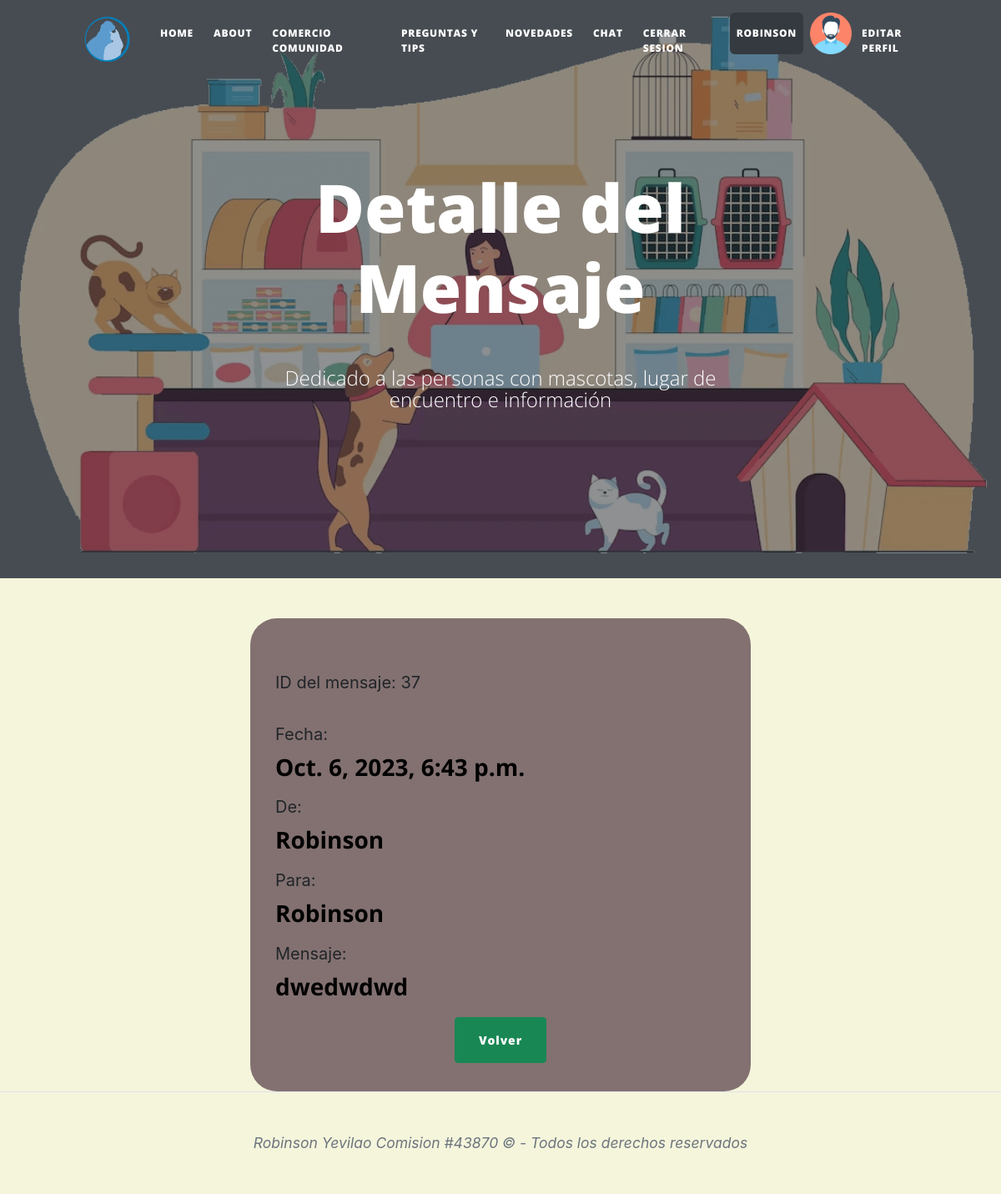
The page /AppMensajes/verchat/37/ (signed in) on the database its author committed.
### AppMensajes/models.py (models this page shows, shortened)
class Mensaje(models.Model):
    enviado = models.ForeignKey(User, on_delete=models.CASCADE, related_name="mensajes_enviados")
    recibido = models.ForeignKey(User, on_delete=models.CASCADE, related_name="mensajes_recibidos")
    contenido = models.CharField(max_length=200)
    fechaenvio = models.DateTimeField(auto_now_add=True)

### AppMensajes/views.py (the view)
# urls.py: path('verchat/<int:id>/', visualm, name="vmensaje"),
@login_required
def visualm(request, id):
    avatar = obtenerAvatar(request)
    vm = Mensaje.objects.get(id=id)
    if request.method == 'POST' and vm:
        return redirect( 'chat' )
    else:
        return render(request, 'AppMensajes/verchat.html', {'vm': vm, 'avatar': obtenerAvatar(request)})

### AppLogin/views.py (called while the page is built)
def obtenerAvatar(request):
    avatares = Avatar.objects.filter(user=request.user.id)
    if len(avatares) != 0:
        return avatares[0].imagen.url
    else:
        return f"{settings.MEDIA_URL}avatars/avatarpordefecto.png"

### AppMensajes/Templates/AppMensajes/verchat.html (shortened to what this page needs)
{% extends 'AppComunidad/padrecomunidad.html' %}
{% load static %}
{% block titulo %} Detalle del Mensaje {% endblock %}
{% block contenido_comunidad %}
<div class="formulario-container">
    <form method="post">
        <div class="col-40 justify-content-start">
            <p>ID del mensaje: {{ vm.id }}</p>
            <div class="form-group">
                <label for="fecha">Fecha:</label>
                <p id="fecha" class="font-weight-bold h3 text-black">{{ vm.fechaenvio }}</p>
            </div>
            <div class="form-group">
                <label for="enviado">De:</label>
                <p id="enviado" class="font-weight-bold h3 text-black">{{ vm.enviado }}</p>
            </div>
            <div class="form-group">
                <label for="enviado">Para:</label>
                <p id="enviado" class="font-weight-bold h3 text-black">{{ vm.recibido }}</p>
            </div>
            <div class="form-group">
                <label for="contenido">Mensaje:</label>
                <p id="contenido" class="font-weight-bold h3 text-black">{{ vm.contenido }}</p>
            </div>
        </div>
        <div class="container text-center">
            <a href="{% url 'chat' %}"><button class="btn btn-success m-1 sm-1">Volver</button></a>
        </div>
    </form>
</div>
{% endblock %}

### AppComunidad/Templates/AppComunidad/padrecomunidad.html (shortened to what this page needs)
<!DOCTYPE html>
<html lang="en">
    <head>
        {% load static %}
        <link rel="stylesheet" href="https://maxcdn.bootstrapcdn.com/bootstrap/4.5.2/css/bootstrap.min.css">
        <link rel="stylesheet" href="https://cdnjs.cloudflare.com/ajax/libs/twitter-bootstrap/4.1.3/css/bootstrap.min.css">
        <link rel="stylesheet" href="https://cdnjs.cloudflare.com/ajax/libs/ionicons/2.0.1/css/ionicons.min.css">
        <link href="{% static 'AppComunidad/css/styles.css' %}" rel="stylesheet" />
    </head>
    <body style="display: flex; flex-direction: column; min-height: 100vh;">
        <nav class="navbar navbar-expand-lg navbar-light" id="mainNav">
            <div class="container px-4 px-lg-5">
                <a class="navbar-brand" href="http://127.0.0.1:8000/admin">
                    {% if user.is_authenticated %}
                    <a class="navbar-brand" href="http://127.0.0.1:8000/admin">
                        <img src="{% static 'AppComunidad/assets/img/logohome.png' %}" alt="Ir al Panel de Administración" width="70rem" height="auto">
                    </a>
                    {% endif %}
                <div class="collapse navbar-collapse" id="navbarResponsive">
                    <ul class="navbar-nav ms-auto py-4 py-lg-0">
                        {% if user.is_authenticated %}
                        <li class="nav-item"><a class="nav-link px-lg-2 py-2 py-lg-3 mx-1 btn-outline-info rounded" href="{% url 'inicioComunidad' %}"> Home </a></li>
                        <li class="nav-item"><a class="nav-link px-lg-2 py-2 py-lg-3 mx-1 btn-outline-info rounded" href="{% url 'aboutme' %}"> About </a></li>
                        <li class="nav-item"><a class="nav-link px-lg-2 py-2 py-lg-3 mx-1 btn-outline-info rounded" href="{% url 'contenidohome' %}"> Comercio Comunidad </a></li>
                        <li class="nav-item"><a class="nav-link px-lg-2 py-2 py-lg-3 mx-1 btn-outline-info rounded" href="{% url 'forohome' %}"> Preguntas y Tips </a></li>
                        <li class="nav-item"><a class="nav-link px-lg-2 py-2 py-lg-3 mx-1 btn-outline-info rounded" href="{% url 'novedades' %}"> Novedades </a></li>
                        <li class="nav-item"><a class="nav-link px-lg-2 py-2 py-lg-3 mx-1 btn-outline-info rounded" href="{% url 'chat' %}"> chat </a></li>
                        <li class="nav-item"><a class="nav-link px-lg-2 py-2 py-lg-3 mx-1 btn-outline-danger rounded" href="{% url 'logout' %}"> Cerrar Sesion </a></li>
                        <li class="nav-item"><a class="nav-link px-lg-2 py-2 py-lg-3 mx-2 btn-dark rounded" > {{ user.username }} </a></li>
                        <img src="{{ avatar }}" alt="Avatar" style="width:50px;height:50px;">
                        <li class="nav-item"><a class="nav-link px-lg-2 py-2 py-lg-3 mx-1 btn-outline-warning rounded" href="{% url 'editarusuario' %}"> Editar Perfil </a></li>
                        {% else %}
                        <li class="nav-item"><a class="nav-link px-lg-2 py-2 py-lg-3 mx-1 btn-outline-dark rounded" href="{% url 'loginusuario' %}"> Login </a></li>
                        {% endif %}
                    </ul>
                </div>
            </div>
        </nav>
        {% if en_novedades %}
        <header class="masthead" style="background-image: url( '{% static 'AppComunidad/assets/img/notfound.jpg' %}' ) ">
        {% else %}
        <header class="masthead" style="background-image: url( '{% static 'AppComunidad/assets/img/bannerprincipal.png' %}' ) ">
        {% endif %}
            <div class="container position-relative px-4 px-lg-5">
                <div class="row gx-4 gx-lg-5 justify-content-center">
                    <div class="col-md-10 col-lg-8 col-xl-7">
                        <div class="site-heading">
                            <h1 class="mb-5"> {% block titulo %}   {% endblock %} </h1>
                            {% if user.is_authenticated %}
                            <span class="subheading">Dedicado a las personas con mascotas, lugar de encuentro e información</span>
                            {% else %}
                            <span class="subheading"> <h3> Uso y Acceso al Blog solo para usuarios registrados</h3> </span>
                            {% endif %}
                        </div>
                    </div>
                </div>
            </div>
        </header>
            {% block contenido_comunidad %}{% endblock %}
        <footer class="border-top">
            <div class="container">
                <div class="row gx-4 gx-lg-5 justify-content-center">
                    <div class="col-md-10 col-lg-8 col-xl-7">
                        <div class="small text-center text-muted fst-italic">Robinson Yevilao Comision #43870 &copy; -  Todos los derechos reservados</div>
                    </div>
                </div>
            </div>
        </footer>
    </body>
</html>

### AppComunidad/Templates/AppComunidad/padrecomunidad.html (style rules this page uses)
body { background-color: #F5F5DC; }
.rounded { border-radius: 2rem; }

### AppMensajes/Templates/AppMensajes/verchat.html (style rules this page uses)
.formulario-container { width: 600px; flex-wrap: wrap; border-radius: 2rem; background-color: #837171; padding: 30px; margin: 0 auto; }

### rows shown on the page
Mensaje: id "37", fechaenvio "Oct. 6, 2023, 6:43 p.m.", enviado "Robinson", recibido "Robinson", contenido "dwedwdwd"

### other values the page prints
{{ user.username }} "ROBINSON"
